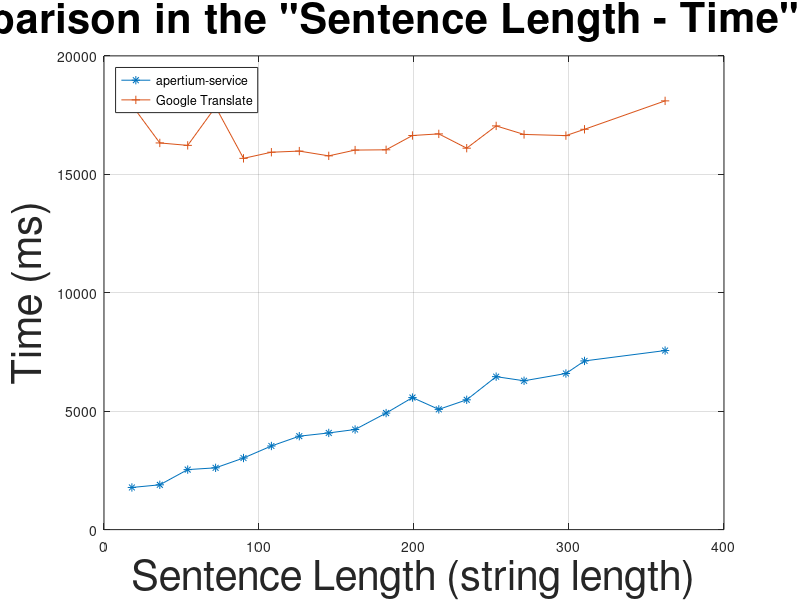

MATLAB code for this plot: (Note: this script raises an error after producing the figure.)
len = [18, 36, 54, 72, 90, 108, 126, 145, 162, 182, 199, 216, 234, 253, 271, 298, 310, 362];
msa = [1780, 1892, 2534, 2609, 3023, 3531, 3945, 4082, 4227, 4920, 5575, 5077, 5481, 6458, 6284, 6591, 7122, 7560];
msg = [17921, 16325, 16222, 17848, 15674, 15933, 15981, 15780, 16024, 16035, 16639, 16707, 16104, 17044, 16684, 16635, 16901, 18101];

threads = [1, 2, 3, 4, 5, 6, 7, 8];
msat = [7416, 3914, 2844, 2802, 3574, 4697, 5178, 5198];
msgt = [16495, 8257, 6001, 4516, 3724, 2817, 2411, 2085];


plot(len, msa, "-*;apertium-service;", 
	len, msg, "-+;Google Translate;");

title ('Comparison in the "Sentence Length - Time" space', "fontsize", 30);
xlabel ("Sentence Length (string length)", "fontsize", 30);
ylabel ("Time (ms)", "fontsize", 30);
legend ("location", "northwest");
legend ("boxon");
grid ("on");

print lentime.png -dpng -mono -solid -F:30;

replot;

plot(threads, msat, "-*;apertium-service;",
	threads, msgt, "-+;Google Translate;");

title ('Comparison in the "Concurrent Requests - Time" space', "fontsize", 30);
xlabel ("Concurrent Requests (num)", "fontsize", 30);
ylabel ("Time (ms)", "fontsize", 30);
legend ("location", "northwest");
legend ("boxon");
grid ("on");

print threadstime.png -dpng -mono -solid -F:30;

replot;
